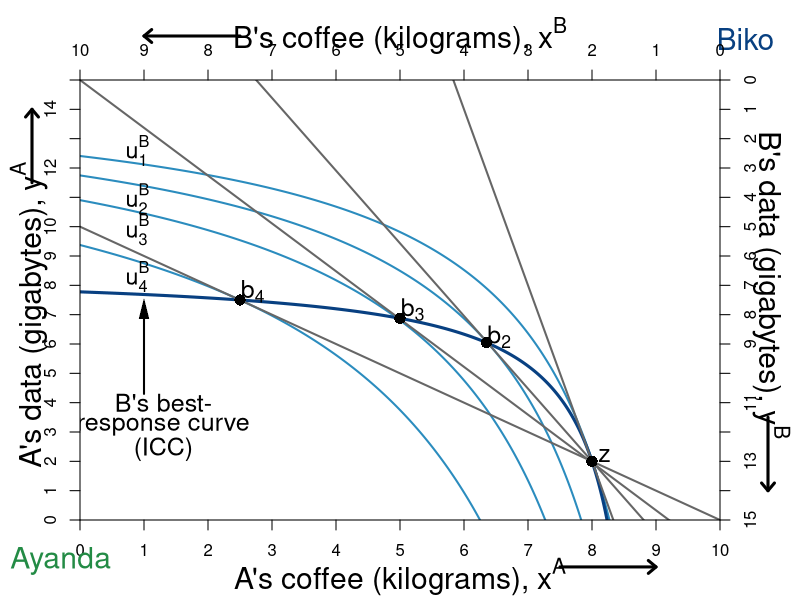

The R source for this figure:
#require(ggplot2)
require(shape)
pdf(file = "property/property_psp1_offer.pdf", width = 9, height = 7)

#Set parameters for graphics
pointsize <- 1.8
axislabelsize <- 1.8
labelsize <- 1.5
namesize <- 1.8
annotatesize <- 1.5
graphlinewidth <- 2
segmentlinewidth <- 1.5

COL <- c("#7fc97f", "#beaed4", "#fdc086", "#ffff99", "#386cb0", "#f0027f", "#bf5b17", "#666666")
COLA <- c("#99d8c9","#66c2a4","#41ae76", "#238b45", "#005824")
COLB <- c("#4eb3d3", "#2b8cbe", "#0868ac","#084081")


indiffcurveA1 <- function(x, U = 4, A = 1, a = 0.5) {
  ((((U-2)/A)*(1/x)^a)^(1/(1-a)))
}

indiffcurveA2 <- function(x, U = 4, A = 1, a = 0.5) {
  (((U/A)*(1/x)^a)^(1/(1-a)))
}

indiffcurveA3 <- function(x, U = 6.196918, A = 1, a = 0.5) {
  (((U/A)*(1/x)^a)^(1/(1-a)))
}

indiffcurveA4 <- function(x, U = 6.984164, A = 1, a = 0.5) {
  ((((U)/A)*(1/x)^a)^(1/(1-a)))
}

paretoEC <- function(x) {
  (3/2)*x
}

MonopolyPrice <- function(x) {
  21.82142 - 2.477677*x 
}

PriceLine <- function(x, intercept = 10, slope = 1) {
  intercept - slope*x 
}

uB <- function(xA, yA, alpha = 1/3){
  ((10-xA)^alpha)*((15-yA)^(1 - alpha))
}


OfferCurveA <- function(x) {
  x/(x  - 4)
}

mrsplot <- function(x) {
  (13/2)*(x/(9-x)^2)
}

OfferCurveB <- function(x) {
  15 - (13/2)*(10 - x)/(9 - x)
}

#Deriving the offer curves: let py = 1
#wA = 8px + 2py = 8px + 2; Demand: x = w/2px => x = 4 + 1/px => px = 1/(x - 4)
#Offer curve is y = px*x => (1/(x-4))*x = x/(x-4) defined for x neq 4
#wA = 2px + 13py = 2px + 13; Demand: x = w/2px => x = 1 + 13/2px => px = 13/2(x - 1)
#B's Offer curve is y = px*x => (13/2)(1/(x-1))*x = (13/2)(x/(x-1)
#Therefore in terms of yA and xA:
#15 - y = (13/2)*(10 - x)/(10 - x - 1)
#Therefore y = 15 - (13/2)*(10-x)/(9 - x) defined for x neq 9
#The tangency of the indifference curve and the offer curve gives mrsplot
#Where mrsplot equals that offer curve, we get x = (3/17)*(51 - sqrt(221)) = 6.376576; 
#So y = 6.022321; therefore u = (6.376576^0.5)*(6.022321^0.5)

indiffcurveBneg1 <- function(x, U = 5.09, A = 1, a = 0.5) {
  15 - (((U/A)*(1/(10 - x))^a)^(1/(1-a)))
}

indiffcurveBneg2 <- function(x, U = 5.703502, A = 1, a = 0.5) {
  15 - (((U/A)*(1/(10 - x))^a)^(1/(1-a)))
}

#Aisha happens to have found 8 apples and 2 oranges, 
#and Betty happens to have found 2 apples and 13 oranges. 
#Aisha's utility (8^0.5)*(2^0.5) = 4
#Betty's utility (2^0.5)*(13^0.5) = 5.09



par(mar =  c(4, 4, 4, 4))
xlims <- c(0, 10)
ylims <- c(0, 15)
xlims2 <- c(10, 0)
ylims2 <- c(15, 0)

plot(0, 0, xlim = xlims, ylim = ylims, type = "n",
     xlab = "",
     ylab = "", 
     line = 2.5,
     xaxt = "n", 
     yaxt = "n", 
     cex.lab = axislabelsize, 
     bty = "n",
     xaxs="i", 
     yaxs="i")


npts <- 500 
npts2 <- 501

#Specify the sequences of points for graphing. 
xx1 <- seq(xlims[1], xlims[2], length.out = npts)
yy1 <- indiffcurveA2(xx1, U = 4, A = 1, a = 0.5)
yy2 <- indiffcurveA2(xx1)

#Polygon Attempt
#polygon(x = c(1.34, 6, 8, 10 - 6.73), y = c(12, 9, 2, 15 - 10.1), col="powderblue", density=NULL, border = NA)

#I need something like xx1 with npts for 
#xpoly1 <- seq(from = 1.34, to = 8, length.out = 500)
#ypoly1 <- indiffcurveA2(xpoly1, U = 4, A = 1, a = 0.5)
#ypoly2 <- indiffcurveBneg(xpoly1, U = 5.09, A = 1, a = 0.5)
#polygon(x = c(xpoly1, rev(xpoly1)), y = c(ypoly1, rev(ypoly2)), col=COL[3], density=NULL, border = NA)
xx2 <- seq(4, xlims[2], length.out = npts)
xx3 <- seq(xlims[1], 9, length.out = npts)

#Draw the lines for the graphs
#lines(xx1, indiffcurveA1(xx1), col = COLA[3], lwd = graphlinewidth)
#lines(xx1, indiffcurveA2(xx1), col = COLA[3], lwd = graphlinewidth)
#lines(xx1, indiffcurveA3(xx1), col = COLA[3], lwd = graphlinewidth)
#lines(xx1, indiffcurveA4(xx1), col = COLA[3], lwd = graphlinewidth)
#lines(xx1, paretoEC(xx1), col = COL[2], lwd = graphlinewidth)
#lines(xx2, OfferCurveA(xx2), col = COL[2], lwd = graphlinewidth)

#lines(xx1, mrsplot(xx1), col = COL[1], lwd = graphlinewidth)
lines(xx1, indiffcurveBneg1(xx1), col = COLB[2], lwd = graphlinewidth)
lines(xx1, indiffcurveBneg2(xx1), col = COLB[2], lwd = graphlinewidth)
lines(xx1, indiffcurveBneg2(xx1, U = 6.4), col = COLB[2], lwd = graphlinewidth)
lines(xx1, indiffcurveBneg2(xx1, U = 7.5), col = COLB[2], lwd = graphlinewidth)

lines(xx3, OfferCurveB(xx3), col = COLB[4], lwd = graphlinewidth+1)
lines(xx1, MonopolyPrice(xx1), col = COL[8], lwd = graphlinewidth)
lines(xx1, PriceLine(xx1), col = COL[8], lwd = graphlinewidth)
lines(xx1, PriceLine(xx1, intercept = 15, slope = 1.63), col = COL[8], lwd = graphlinewidth)
lines(xx1, PriceLine(xx1, intercept = 50, slope = 6), col = COL[8], lwd = graphlinewidth)

#Customize ticks and labels for the plot
ticksy <- seq(from = 0, to = 15, by = 1)
ylabels <- seq(from = 0, to = 15, by = 1)
ticksx <- seq(from = 0, to = 10, by = 1)
xlabels <- seq(from = 0, to = 10, by = 1)
axis(1, at = ticksx, pos = 0, labels = xlabels)
axis(2, at = ticksy, pos = 0, labels = ylabels, las = 0)

#Axis labels
mtext(expression(paste("A's coffee (kilograms), ", x^A)), side=1, line = 3, cex = axislabelsize)
text(-0.8, 7, expression(paste("A's data (gigabytes), ", y^A)), xpd = TRUE, cex = axislabelsize, srt = 90) 

#Add arrows:
arrows(-0.75, 11.5, -0.75, 14, xpd = TRUE, length=0.1,angle=40,lwd=3)
arrows(7.5, -1.6, 9, -1.6, xpd = TRUE, length=0.1,angle=40,lwd=3)

#Annotation of the three graphs and the NE
#text(9.6, 0.9, expression(u[1]^A))
# text(9.6, 2.2, expression(u[1]^A), cex = labelsize)
# text(9.6, 4.4, expression(u[2]^A), cex = labelsize)
#text(9.6, 5.9, expression(u[4]^A))

#Perhaps useful point to label the unused intersection of the participation constraints
#points(1.34, 12, pch = 16, col = "black", cex = 1.5)



#Pareto efficiency curve
# segments(3.27, 4.9, 5.84, 8.77, lty = 1, lwd = graphlinewidth, col = COL[2])
# text(4.7, 5, expression("Pareto Efficient Curve"))
# Arrows(4.5, 5.3, 4.5, 6.2, col = "black", lty = 1, lwd = 2, arr.type = "triangle", arr.lwd = 0.5)

#Label B's offer curve
text(1.3, 4, expression("B's best-"), cex = annotatesize)
text(1.3, 3.2, expression("response curve"), cex = annotatesize)
text(1.3, 2.4, expression("(ICC)"), cex = annotatesize)
Arrows(1, 4.3, 1, 7.2, col = "black", lty = 1, lwd = 2, arr.type = "triangle", arr.lwd = 0.5)

#Monopoly Price Line
# text(7, 13.5, expression(paste("Monopoly Price Line")))
# text(7, 13, expression(paste("Slope", phantom()==-p[m])))
# Arrows(6.3, 13, 3.8, 13, col = "black", lty = 1, lwd = 2, arr.type = "triangle", arr.lwd = 0.5)

# text(8.3, 14.6, expression(paste("Different")), cex = annotatesize - 0.05)
# text(8.3, 13.8, expression(paste("budget constraints")), cex = annotatesize - 0.05)
# text(8.3, 13, expression(paste("going through")), cex = annotatesize - 0.05)
# text(8.3, 12.2, expression(paste("the endowment")), cex = annotatesize - 0.05)
# text(8.3, 11.4, expression(paste("and tangent to B's ICs")), cex = annotatesize - 0.05)
# text(8.3, 10.7, expression(paste("form the best-")), cex = annotatesize - 0.05)
# text(8.3, 9.8, expression(paste("response curve")), cex = annotatesize - 0.05)
# text(7, 13, expression(paste("Slope", phantom()==-p[m])))
# Arrows(6.3, 13, 3.8, 13, col = "black", lty = 1, lwd = 2, arr.type = "triangle", arr.lwd = 0.5)

#Add a point for the initial endowment
points(8, OfferCurveB(x = 8), pch = 16, col = "black", cex = 1.5)
text(8+0.2, OfferCurveB(x = 8) + 0.2, expression(z), cex = labelsize)


#Add a point for the initial endowment
points(6.35, OfferCurveB(x = 6.35), pch = 16, col = "black", cex = 1.5)
text(6.35 + 0.2, OfferCurveB(x = 6.35) + 0.2, expression(b[2]), cex = labelsize)

#Add a point for the initial endowment
points(5, OfferCurveB(x = 5), pch = 16, col = "black", cex = 1.5)
text(5 + 0.2, OfferCurveB(x = 5) + 0.3, expression(b[3]), cex = labelsize)

#Add a point for the initial endowment
points(2.5, OfferCurveB(x = 2.5), pch = 16, col = "black", cex = 1.5)
text(2.5 + 0.2, OfferCurveB(x = 2.5) + 0.3, expression(b[4]), cex = labelsize)


text(-0.3, -1.4, expression("Ayanda"), xpd = TRUE, cex = namesize, col = COLA[4])
text(10.4, 16.4, expression("Biko"), xpd = TRUE, cex = namesize, col = COLB[4])

#Set up second axes and labels
par(new = TRUE)

#Use the same x and ylims as previously, but with locations switched
xlims2 <- c(10, 0)
ylims2 <- c(15, 0)

#Leave the ylab and xlab blank to ensure no axes titles
plot(0, 0, xlim = xlims2, ylim = ylims2, type = "n",
     xlab = expression(paste("")),
     ylab = expression(paste("")),
     xaxt = "n", 
     yaxt = "n", 
     cex.lab = 1.3, 
     bty = "n",
     xaxs="i", 
     yaxs="i")

#Set up axes at sides 3 and 4 (top and right)
axis(side = 3, at = ticksx, pos = 0, labels = xlabels)
axis(side = 4, at = ticksy, pos = 0, labels = ylabels, las = 0)

text(5, -1.5, expression(paste("B's coffee (kilograms), ", x^B)), xpd = TRUE, cex = axislabelsize)
text(-0.8, 7, expression(paste("B's data (gigabytes), ", y^B)), xpd = TRUE, cex = axislabelsize, srt = 270) 

#Add arrows:
arrows(-0.75, 11.5, -0.75, 14, xpd = TRUE, length=0.1,angle=40,lwd=3)
arrows(7.5, -1.5, 9, -1.5, xpd = TRUE, length=0.1,angle=40,lwd=3)


#Functions for B's indifference curves
indiffcurveB1 <- function(x, U = 5.09, A = 1, a = 0.5) {
  ((((U-2)/A)*(1/x)^a)^(1/(1-a)))
}

indiffcurveB2 <- function(x, U = 5.09, A = 1, a = 0.5) {
  (((U/A)*(1/x)^a)^(1/(1-a)))
}

indiffcurveB3 <- function(x, U = 5.703502, A = 1, a = 0.5) {
  ((((U)/A)*(1/x)^a)^(1/(1-a)))
}

indiffcurveB4 <- function(x, U = 8.244574, A = 1, a = 0.5) {
  ((((U)/A)*(1/x)^a)^(1/(1-a)))
}

indiffcurveB5 <- function(x, U = 9, A = 1, a = 0.5) {
  ((((U)/A)*(1/x)^a)^(1/(1-a)))
}



#lines(xx1, indiffcurveB1(xx1), col = COLB[3], lwd = graphlinewidth)
#lines(xx1, indiffcurveB2(xx1), col = COLB[3], lwd = graphlinewidth)
#lines(xx1, indiffcurveB3(xx1), col = COLB[3], lwd = graphlinewidth)
#lines(xx1, indiffcurveB4(xx1), col = COLB[3], lwd = graphlinewidth)

#Label B's indifference curves
text(9.1, 2.4, expression(u[1]^B), cex = labelsize - 0.1)
text(9.1, 4.05, expression(u[2]^B), cex = labelsize - 0.1)
text(9.1, 5.1, expression(u[3]^B), cex = labelsize - 0.1)
text(9.1, 6.7, expression(u[4]^B), cex = labelsize - 0.1)








#Label a point on the middle of the curve
#points(5, 7.5, pch = 16, col = "black", cex = 1.5)
#text(5, 7, expression(i))

#(5^0.5)*(7.5^0.5) = 6.123724

#Add point for comparison to participation constraint
#points(6.2, 1.55, pch = 16, col = "black", cex = 1.5)
#text(6.1, 1.2, expression(d))


#Calculate TIOLI power allocation for B
#mrs(x,y) => pareto efficient curve is (3/2)x = y
#A's initital utility is 4 = u(8,2) = (8^0.5)*(2^0.5)
#Therefore substitute in the contract curve u_e^A = 4 = (x^A)^(0.5)(3/2*x^A)^0.5
# => x^A = 4/((3/2)^0.5) = 3.27 => x^B = 6.73
# => y^A = 3/2(x^A) = 4.9 => y^B = 10.1

#Add point g for B's TIOLI power
# points(6.73, 10.1, pch = 16, col = "black", cex = 1.5)
# text(6.73, 10.6, expression(g))

#Calculate TIOLI power allocation for A
#mrs(x,y) => pareto efficient curve is (3/2)x = y
#A's initital utility is 4 = u(8,2) = (8^0.5)*(2^0.5)
#Therefore substitute in the contract curve u_e^A = 4 = (x^A)^(0.5)(3/2*x^A)^0.5
# => x^B = 5.09/((3/2)^0.5) = 4.16 => x^A = 5.84
# => y^B = 3/2(x^B) = 6.23 => y^A = 8.77 
#=> u^A = (5.84^0.5)*(8.77^0.5) = 7.156591
#Add point f for A's TIOLI power
# points(4.16, 6.23, pch = 16, col = "black", cex = 1.5)
# text(4.16, 5.8, expression(f))


#Annotating B's endowment
# text(1.8, 12.5, expression(e))

#Annotating a point that is a Pareto improvement over e.
# points(3.623424, 8.977679, pch = 16, col = "black", cex = 1.5)
# text(3.5, 8.6, expression(m))
#(2.94^0.5)*(12.76^0.5)

#Label Pareto Improving Lens
#text(7, 5, expression(paste("Pareto-Improving Lens")))

dev.off()
